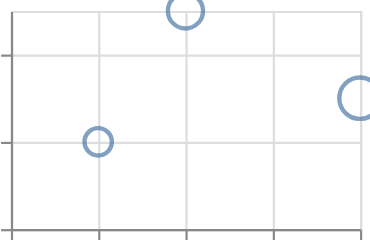

Vega-Lite specification stored for this chart:
### Vega-Lite specification from a JSON file in a GitHub repository (floating-point values rounded to 4 significant figures)
{"$schema": "https://vega.github.io/schema/vega-lite/v6.json", "description": "for a mark that is not a path, break-paths-filter-domains filters like the default does; break-paths-show-domains is the mode that differs", "padding": 5, "autosize": "none", "data": {"values": [{"c": "A", "x": 1, "y": 2, "s": 3, "t": "2024-01-01"}, {"c": "B", "x": 2, "y": 5, "s": 5, "t": "2024-02-01"}, {"c": "C", "x": 9, "y": null, "s": 2, "t": "2024-03-01"}, {"c": "D", "x": 4, "y": 3, "s": 7, "t": "2024-04-01"}]}, "width": 160, "height": 100, "mark": "point", "encoding": {"x": {"field": "x", "type": "quantitative"}, "y": {"field": "y", "type": "quantitative"}, "size": {"field": "s", "type": "quantitative"}}, "config": {"mark": {"invalid": "break-paths-filter-domains"}}}
